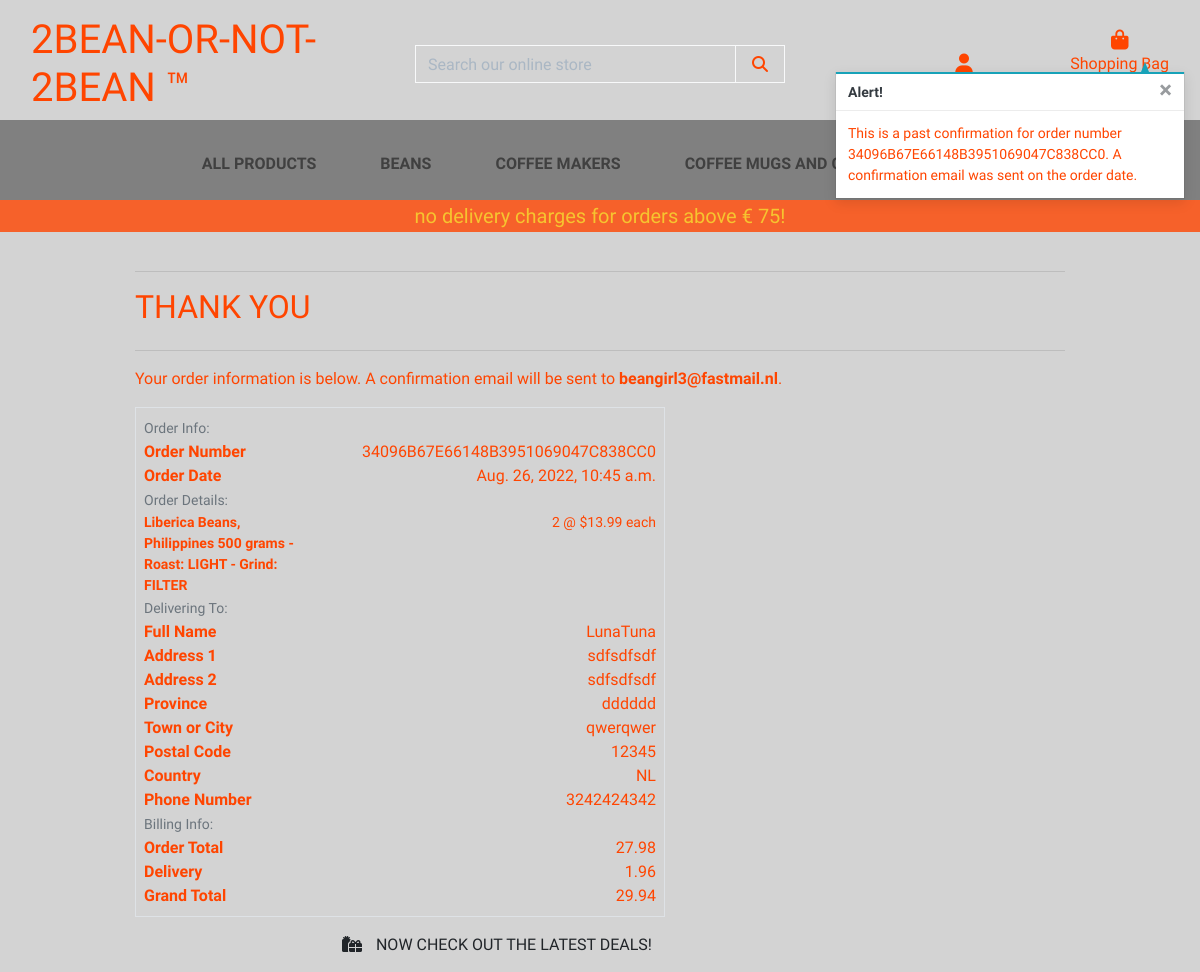
The app's page /profile/order_history/34096B67E66148B3951069047C838CC0 with its own data.
### checkout/models.py (models this page shows, shortened)
class Order(models.Model):
    order_number = models.CharField(max_length=32, null=False, editable=False)
    user_profile = models.ForeignKey(UserProfile, on_delete=models.SET_NULL,
                                     null=True, blank=True, related_name='orders')
    full_name = models.CharField(max_length=50, null=False, blank=False)
    email = models.EmailField(max_length=254, null=False, blank=False)
    phone_number = models.CharField(max_length=20, null=False, blank=False)
    country = CountryField(blank_label='Country *', null=False, blank=False)
    postcode = models.CharField(max_length=20, null=True, blank=True)
    town_or_city = models.CharField(max_length=40, null=False, blank=False)
    street_address1 = models.CharField(max_length=80, null=False, blank=False)
    street_address2 = models.CharField(max_length=80, null=True, blank=True)
    province = models.CharField(max_length=80, null=True, blank=True)
    date = models.DateTimeField(auto_now_add=True)
    delivery_cost = models.DecimalField(max_digits=6, decimal_places=2, null=False, default=0)
    order_total = models.DecimalField(max_digits=10, decimal_places=2, null=False, default=0)
    grand_total = models.DecimalField(max_digits=10, decimal_places=2, null=False, default=0)
    original_bag = models.TextField(null=False, blank=False, default='')
    stripe_pid = models.CharField(max_length=254, null=False, blank=False, default='')

class OrderLineItem(models.Model):
    order = models.ForeignKey(Order, null=False, blank=False, on_delete=models.CASCADE, related_name='lineitems')
    product = models.ForeignKey(Product, null=False, blank=False, on_delete=models.CASCADE)
    product_roast = models.CharField(max_length=20, null=True, blank=True)
    product_grind = models.CharField(max_length=20, null=True, blank=True)
    quantity = models.IntegerField(null=False, blank=False, default=0)
    lineitem_total = models.DecimalField(max_digits=6, decimal_places=2, null=False, blank=False, editable=False)

### products/models.py (models this page shows, shortened)
class Product(models.Model):
    category = models.ForeignKey('Category', null=True, blank=True, on_delete=models.SET_NULL)
    sku = models.CharField(max_length=250, null=True, blank=True)
    name = models.CharField(max_length=250)
    description = models.TextField()
    is_bean = models.BooleanField(default=False, null=True, blank=True)
    price = models.DecimalField(max_digits=6, decimal_places=2)
    rating = models.DecimalField(max_digits=6, decimal_places=2, null=True, blank=True)
    image_url = models.URLField(max_length=1024, null=True, blank=True)
    image = models.ImageField(null=True, blank=True)

### profiles/views.py (the view)
# urls.py: path('order_history/<order_number>',
def order_history(request, order_number):
    order = get_object_or_404(Order, order_number=order_number)
    messages.info(request, (
        f'This is a past confirmation for order number {order_number}. '
        'A confirmation email was sent on the order date.'
    ))
    template = 'checkout/checkout_success.html'
    context = {
        'order': order,
        'from_profile': True,
    }
    return render(request, template, context)

### checkout/templates/checkout/checkout_success.html (shortened to what this page needs)
{% extends "base.html" %}
{% load static %}
{% block extra_css %}
    <link rel="stylesheet" href="{% static 'checkout/css/checkout.css' %}">
{% endblock %}
{% block page_header %}
    <div class="container header-container">
    </div>
{% endblock %}
{% block content %}
    <div class="overlay"></div>
    <div class="container">
        <div class="row">
            <div class="col">
                <hr>
                <h2 class="logo-font mb-4">Thank You</h2>
                <hr>
                <p class="text-black">Your order information is below. A confirmation email will be sent to <strong>{{ order.email }}</strong>.</p>
            </div>
        </div>
        <div class="row">
            <div class="col-12 col-lg-7">
                <div class="order-confirmation-wrapper p-2 border">
                    <div class="row">
                        <div class="col">
                            <small class="text-muted">Order Info:</small>
                        </div>
                    </div>
                    <div class="row">
                        <div class="col-12 col-md-4">
                            <p class="mb-0 text-black font-weight-bold">Order Number</p>
                        </div>
                        <div class="col-12 col-md-8 text-md-right">
                            <p class="mb-0">{{ order.order_number }}</p>
                        </div>
                    </div>
                    <div class="row">
                        <div class="col-12 col-md-4">
                            <p class="mb-0 text-black font-weight-bold">Order Date</p>
                        </div>
                        <div class="col-12 col-md-8 text-md-right">
                            <p class="mb-0">{{ order.date }}</p>
                        </div>
                    </div>
                    <div class="row">
                        <div class="col">
                            <small class="text-muted">Order Details:</small>
                        </div>
                    </div>
                    {% for item in order.lineitems.all %}
                    <div class="row">
                        <div class="col-12 col-md-4">
                            <p class="small mb-0 text-black font-weight-bold">
                                {{ item.product.name }}{% if item.product_roast %} - Roast: {{ item.product_roast|upper }} - Grind: {{ item.product_grind|upper }}{% endif %}
                            </p>
                        </div>
                        <div class="col-12 col-md-8 text-md-right">
                            <p class="small mb-0">{{ item.quantity }} @ ${{ item.product.price }} each</p>
                        </div>
                    </div>
                    {% endfor %}
                    <div class="row">
                        <div class="col">
                            <small class="text-muted">Delivering To:</small>
                        </div>
                    </div>
                    <div class="row">
                        <div class="col-12 col-md-4">
                            <p class="mb-0 text-black font-weight-bold">Full Name</p>
                        </div>
                        <div class="col-12 col-md-8 text-md-right">
                            <p class="mb-0">{{ order.full_name }}</p>
                        </div>
                    </div>
                    <div class="row">
                        <div class="col-12 col-md-4">
                            <p class="mb-0 text-black font-weight-bold">Address 1</p>
                        </div>
                        <div class="col-12 col-md-8 text-md-right">
                            <p class="mb-0">{{ order.street_address1 }}</p>
                        </div>
                    </div>
                    {% if order.street_address2 %}
                    <div class="row">
                        <div class="col-12 col-md-4">
                            <p class="mb-0 text-black font-weight-bold">Address 2</p>
                        </div>
                        <div class="col-12 col-md-8 text-md-right">
                            <p class="mb-0">{{ order.street_address1 }}</p>
                        </div>
                    </div>
                    {% endif %}
                    {% if order.province %}
                    <div class="row">
                        <div class="col-12 col-md-4">
                            <p class="mb-0 text-black font-weight-bold">Province</p>
                        </div>
                        <div class="col-12 col-md-8 text-md-right">
                            <p class="mb-0">{{ order.province }}</p>
                        </div>
                    </div>
                    {% endif %}
                    <div class="row">
                        <div class="col-12 col-md-4">
                            <p class="mb-0 text-black font-weight-bold">Town or City</p>
                        </div>
                        <div class="col-12 col-md-8 text-md-right">
                            <p class="mb-0">{{ order.town_or_city }}</p>
                        </div>
                    </div>
                    {% if order.postcode %}
                    <div class="row">
                        <div class="col-12 col-md-4">
                            <p class="mb-0 text-black font-weight-bold">Postal Code</p>
                        </div>
                        <div class="col-12 col-md-8 text-md-right">
                            <p class="mb-0">{{ order.postcode }}</p>
                        </div>
                    </div>
                    {% endif %}
                    <div class="row">
                        <div class="col-12 col-md-4">
                            <p class="mb-0 text-black font-weight-bold">Country</p>
                        </div>
                        <div class="col-12 col-md-8 text-md-right">
                            <p class="mb-0">{{ order.country }}</p>
                        </div>
                    </div>
                    <div class="row">
                        <div class="col-12 col-md-4">
                            <p class="mb-0 text-black font-weight-bold">Phone Number</p>
                        </div>
                        <div class="col-12 col-md-8 text-md-right">
                            <p class="mb-0">{{ order.phone_number }}</p>
                        </div>
                    </div>
                    <div class="row">
                        <div class="col">
                            <small class="text-muted">Billing Info:</small>
                        </div>
                    </div>
                    <div class="row">
                        <div class="col-12 col-md-4">
                            <p class="mb-0 text-black font-weight-bold">Order Total</p>
                        </div>
                        <div class="col-12 col-md-8 text-md-right">
                            <p class="mb-0">{{ order.order_total }}</p>
                        </div>
                    </div>
                    <div class="row">
                        <div class="col-12 col-md-4">
                            <p class="mb-0 text-black font-weight-bold">Delivery</p>
                        </div>
                        <div class="col-12 col-md-8 text-md-right">
                            <p class="mb-0">{{ order.delivery_cost }}</p>
                        </div>
                    </div>
                    <div class="row">
                        <div class="col-12 col-md-4">
                            <p class="mb-0 text-black font-weight-bold">Grand Total</p>
                        </div>
                        <div class="col-12 col-md-8 text-md-right">
                            <p class="mb-0">{{ order.grand_total }}</p>
                        </div>
                    </div>
                </div>
            </div>
        </div>
        <div class="row">
			<div class="col-12 col-lg-7 text-right">
				<a href="{% url 'products' %}?category=new_arrivals,deals,clearance" class="btn btn-black rounded-0 my-2">
					<span class="icon mr-2">
						<i class="fas fa-gifts"></i>
					</span>
					<span class="text-uppercase">Now check out the latest deals!</span>
				</a>
			</div>
		</div>
    </div>
{% endblock %}

### records on screen
Order: email "beangirl3@fastmail.nl", order_number "34096B67E66148B3951069047C838CC0", date "Aug. 26, 2022, 10:45 a.m.", full_name "LunaTuna", street_address1 "sdfsdfsdf", province "dddddd", town_or_city "qwerqwer", postcode "12345", country "NL", phone_number "3242424342", order_total "27.98", delivery_cost "1.96", grand_total "29.94"
OrderLineItem: product.name "Liberica Beans, Philippines 500 grams", product_roast "LIGHT", product_grind "FILTER", quantity "2", product.price "13.99"

### other values on screen
{{ free_delivery_threshold }} "75"
{{ message }} "This is a past confirmation for order number 34096B67E66148B3951069047C838CC0. A confirmation email was sent on the order date."
